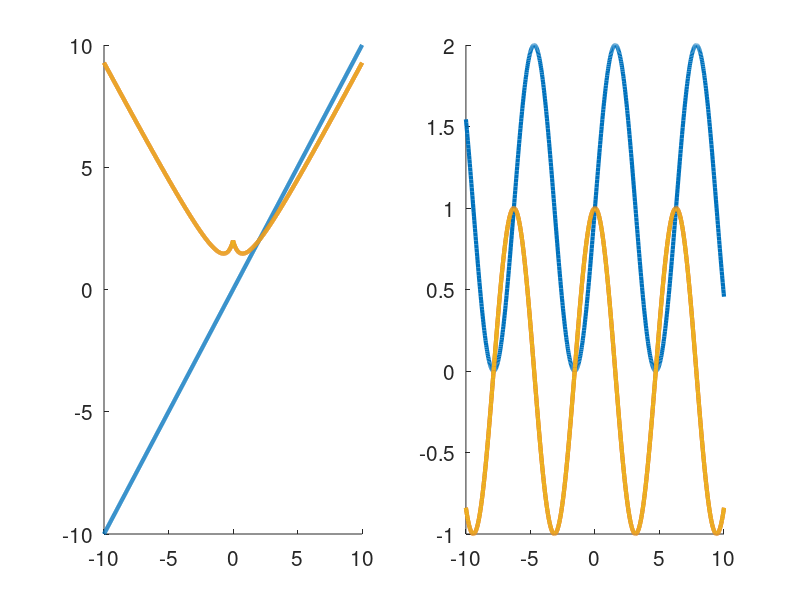

The MATLAB script that drew this image:
%%%%%%%%%%%%%%%%%%%%%%%%%%%
% Assignment Number: Lab
% Problem number: ?
% Student Name:  ?
% Student ID: ?
% Email address: ?
% Department: Computer Science, NYCU
% Date: ?
%%%%%%%%%%%%%%%%%%%%%%%%%%%%
% close all windows
% clear variables, and clear screen
close all; clf; clear; clc;

% show ???
disp('HW4 Problem 1')

%y1(x) = x, y2(x) = ( x2 +2 )/ (|x|+1)
%z1(x) = sin(x), z2(x) = cos(x)

x = -10:0.025:10;
y1 = x;
y2 = (x.^2+2)./(abs(x)+1);

z1 = sin(x)+1;
z2 = cos(x);

clf
figure
hold on
subplot(1,2,1);
plot(x, y1, 'linewidth', 3);
plot(x, y2, 'linewidth', 3);
subplot(1,2,2);    
plot(x, z1, 'linewidth', 3);
plot(x, z2, 'linewidth', 3);
    
for k = 1:-0.01:0
    pause(0.05);
    clf
    subplot(1,2,1);
    hold on
    plot(x, y1, 'linewidth', 3);
    plot(x, y2, 'linewidth', 3);
    y = k.*y1 + (1-k).*y2;
    plot(x, y, 'linewidth', 3);  
    set(gca,'FontSize',15);         %set font size
    
    subplot(1,2,2);
    hold on
    plot(x, z1, 'linewidth', 3);
    plot(x, z2, 'linewidth', 3);
    z = k.*z1 + (1-k).*z2;
    plot(x, z, 'linewidth', 3); 
    set(gca,'FontSize',15);         %set font size

    if (k==1)
        input('Press a key to continue...');
    end
end

